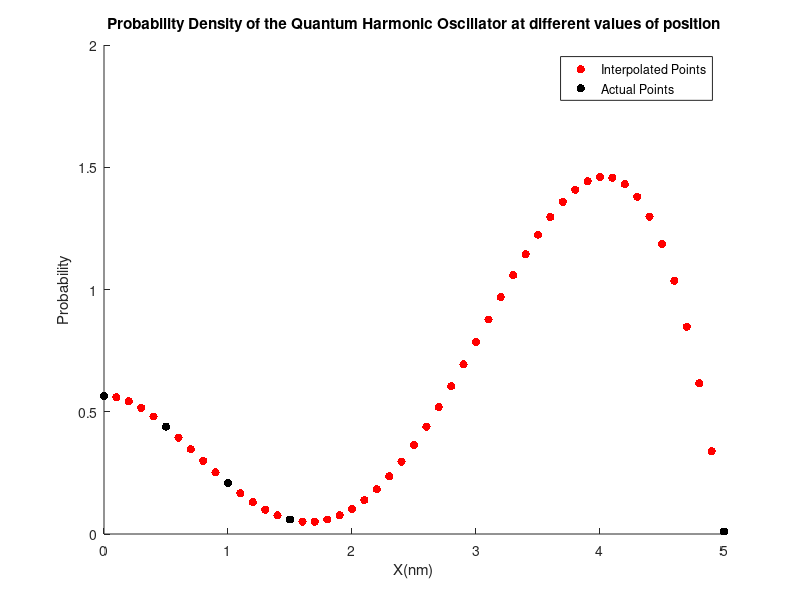

Reproduce this figure in MATLAB.
%% Interpolating the values of probability density of the Quantum
%% harmonic oscillator using Neville's Algorithm.
%%
%% Author: Sahil Raj
%% Assignment 4 Problem 4

clc; clear all;

X = [ 0; 0.5; 1; 1.5; 5 ];
Y = [ 0.5641; 0.4394; 0.2075; 0.0594; 0.0103 ];

% Recursive function to compute the interpolated value
% using neville's algorithm
% i: first index
% j: second index
% x: input domain value
% X: vector of observed domain values
% Y: vector of results at points in X
function res = Pij(i, j, x, X, Y)
  if i == j
    res = Y(i);
  else
    res = (x-X(i))*Pij(i+1, j, x, X, Y) - (x-X(j))*Pij(i,j-1,x,X,Y);
    res = res / (X(j) - X(i));
  endif
endfunction

% Wrapper around the interpolation function to interpolate with maximum
% degree polynomial
function res = interpNeville(x, X, Y)
  N = length(X);
  res = Pij(1, N, x, X, Y);
endfunction

% Interpolate some points between 1 and 3
points = 0:0.1:5;
N = length(points);
interpY = zeros(N, 1);
for i = 1:N
  interpY(i) = interpNeville(points(i), X, Y);
endfor

scatter(points, interpY, 'r', "filled");
hold on;
scatter(X, Y, 'k', "filled");
hold off;
xlabel("X(nm)");
ylabel("Probability");
title("Probability Density of the Quantum Harmonic Oscillator at different values of position");
legend(["Interpolated Points"; "Actual Points"]);
